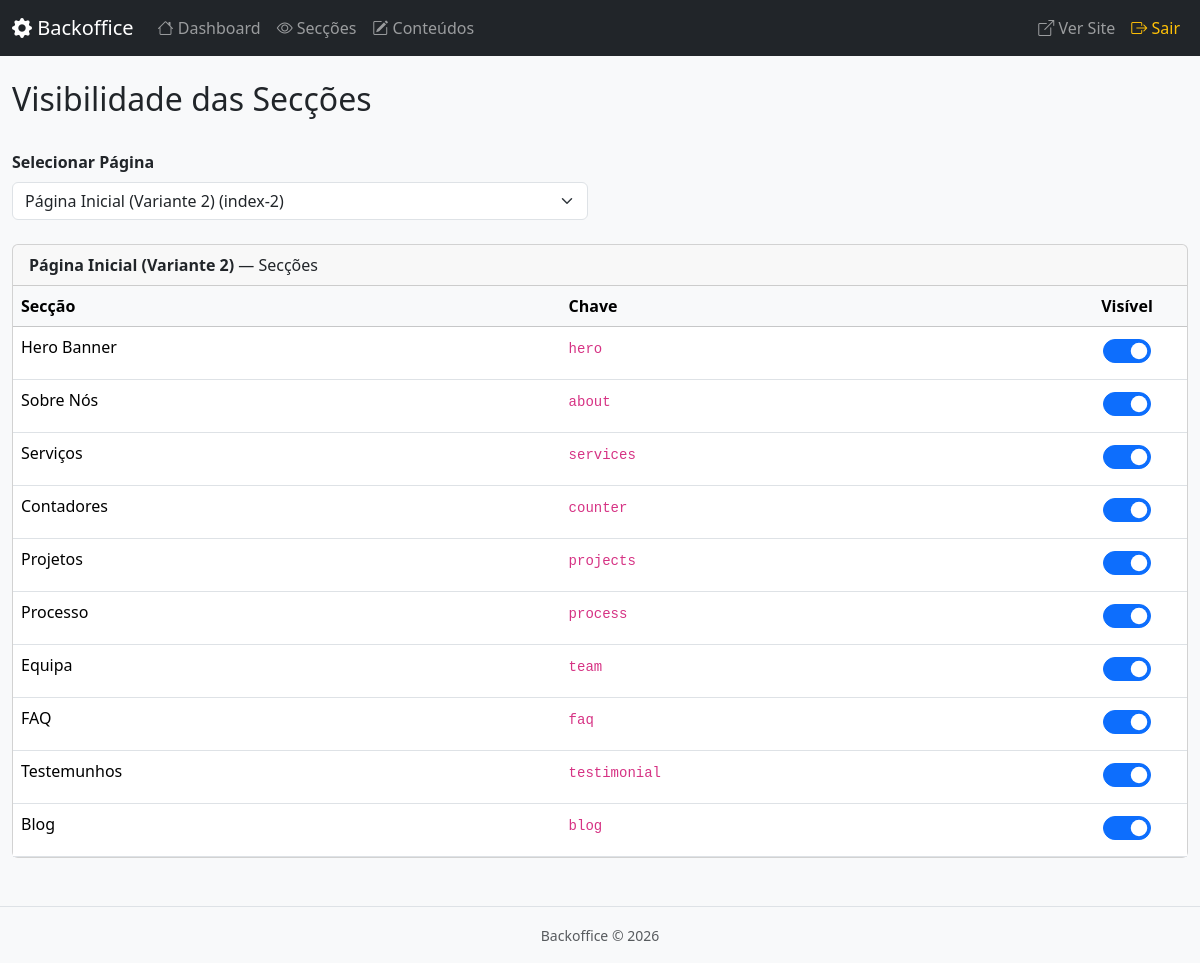
/admin/sections.php?page=index-2 (signed in), run on the app's committed database.
### tables this page shows
CREATE TABLE IF NOT EXISTS sections (
    id INT AUTO_INCREMENT PRIMARY KEY,
    page VARCHAR(255) NOT NULL,
    section_key VARCHAR(255) NOT NULL,
    section_label VARCHAR(255) NOT NULL,
    visible TINYINT DEFAULT 1,
    sort_order INT DEFAULT 0,
    UNIQUE KEY page_section (page, section_key)
);

### includes/functions.php (called while the page is built, shortened)
<?php
function get_page_sections($page) {
    $db = getDB();
    $stmt = $db->prepare('SELECT * FROM sections WHERE page = :page ORDER BY sort_order ASC');
    $stmt->bindValue(':page', $page, PDO::PARAM_STR);
    $stmt->execute();
    return $stmt->fetchAll(PDO::FETCH_ASSOC);
}
function get_all_pages() {
    $db = getDB();
    $result = $db->query('SELECT DISTINCT page FROM sections ORDER BY page ASC');
    return $result->fetchAll(PDO::FETCH_COLUMN);
}
function page_label($page) {
    $labels = [
        'index'             => 'Página Inicial (Variante 1)',
        'index-2'           => 'Página Inicial (Variante 2)',
        'index-3'           => 'Página Inicial (Variante 3)',
        'about'             => 'Sobre Nós',
        'services'          => 'Serviços',
        'service-details'   => 'Detalhes do Serviço',
        'portfolios'        => 'Portfólio',
        'portfolio-details' => 'Detalhes do Portfólio',
        'blog-standard'     => 'Blog',
        'blog-details'      => 'Detalhes do Blog',
        'team'              => 'Equipa',
        'pricing'           => 'Preços',
        'faq'               => 'FAQ',
        'contact'           => 'Contacto',
        'error'             => 'Página de Erro',
        'global'            => 'Global (Header/Footer)',
    ];
    return isset($labels[$page]) ? $labels[$page] : ucfirst(str_replace('-', ' ', $page));
}

### admin/sections.php (the view, shortened to what this page needs)
<?php
require_once __DIR__ . '/../includes/functions.php';
$selectedPage = isset($_GET['page']) ? $_GET['page'] : null;
$pages = get_all_pages();
$sections = [];
if ($selectedPage) {
    $sections = get_page_sections($selectedPage);
}
include __DIR__ . '/includes/header.php';
?>
<div class="d-flex justify-content-between align-items-center mb-4">
    <h2>Visibilidade das Secções</h2>
</div>
<div class="row mb-4">
    <div class="col-md-6">
        <label class="form-label fw-bold">Selecionar Página</label>
        <select id="pageSelector" class="form-select" onchange="window.location='sections.php?page='+this.value">
            <?php foreach ($pages as $p): ?>
            <option value="<?= htmlspecialchars($p, ENT_QUOTES, 'UTF-8') ?>" <?= $selectedPage === $p ? 'selected' : '' ?>>
                <?= htmlspecialchars(page_label($p), ENT_QUOTES, 'UTF-8') ?> (<?= htmlspecialchars($p, ENT_QUOTES, 'UTF-8') ?>)
            </option>
            <?php endforeach; ?>
        </select>
    </div>
</div>
<?php if ($selectedPage && !empty($sections)): ?>
<div class="card">
    <div class="card-header">
        <strong><?= htmlspecialchars(page_label($selectedPage), ENT_QUOTES, 'UTF-8') ?></strong> — Secções
    </div>
    <div class="card-body p-0">
        <table class="table table-hover mb-0">
            <thead class="table-light">
                <tr>
                    <th>Secção</th>
                    <th>Chave</th>
                    <th class="text-center" style="width:120px">Visível</th>
                </tr>
            </thead>
            <tbody>
                <?php foreach ($sections as $sec): ?>
                <tr>
                    <td><?= htmlspecialchars($sec['section_label'], ENT_QUOTES, 'UTF-8') ?></td>
                    <td><code><?= htmlspecialchars($sec['section_key'], ENT_QUOTES, 'UTF-8') ?></code></td>
                    <td class="text-center section-toggle">
                        <div class="form-check form-switch d-inline-block">
                            <input class="form-check-input" type="checkbox" role="switch"
                                   data-section-id="<?= (int)$sec['id'] ?>"
                                   <?= $sec['visible'] ? 'checked' : '' ?>
                                   onchange="toggleSection(this, <?= (int)$sec['id'] ?>)">
                        </div>
                    </td>
                </tr>
                <?php endforeach; ?>
            </tbody>
        </table>
    </div>
</div>
<?php elseif ($selectedPage): ?>
<div class="alert alert-info">Nenhuma secção encontrada para esta página.</div>
<?php endif; ?>
<?php
include __DIR__ . '/includes/footer.php';
?>

### admin/assets/admin.css (style rules this page uses)
body { background-color: #f8f9fa; }
.section-toggle .form-check-input { width: 3em; height: 1.5em; }

### data on the page
sections: section_label "Hero Banner", section_key "hero", visible "☑"
sections: section_label "Sobre Nós", section_key "about", visible "☑"
sections: section_label "Serviços", section_key "services", visible "☑"
sections: section_label "Contadores", section_key "counter", visible "☑"
sections: section_label "Projetos", section_key "projects", visible "☑"
sections: section_label "Processo", section_key "process", visible "☑"
sections: section_label "Equipa", section_key "team", visible "☑"
sections: section_label "FAQ", section_key "faq", visible "☑"
sections: section_label "Testemunhos", section_key "testimonial", visible "☑"
sections: section_label "Blog", section_key "blog", visible "☑"

### other printed values
page_label($selectedPage) "Página Inicial (Variante 2)"
form field value "Página Inicial (Variante 2) (index-2)"
